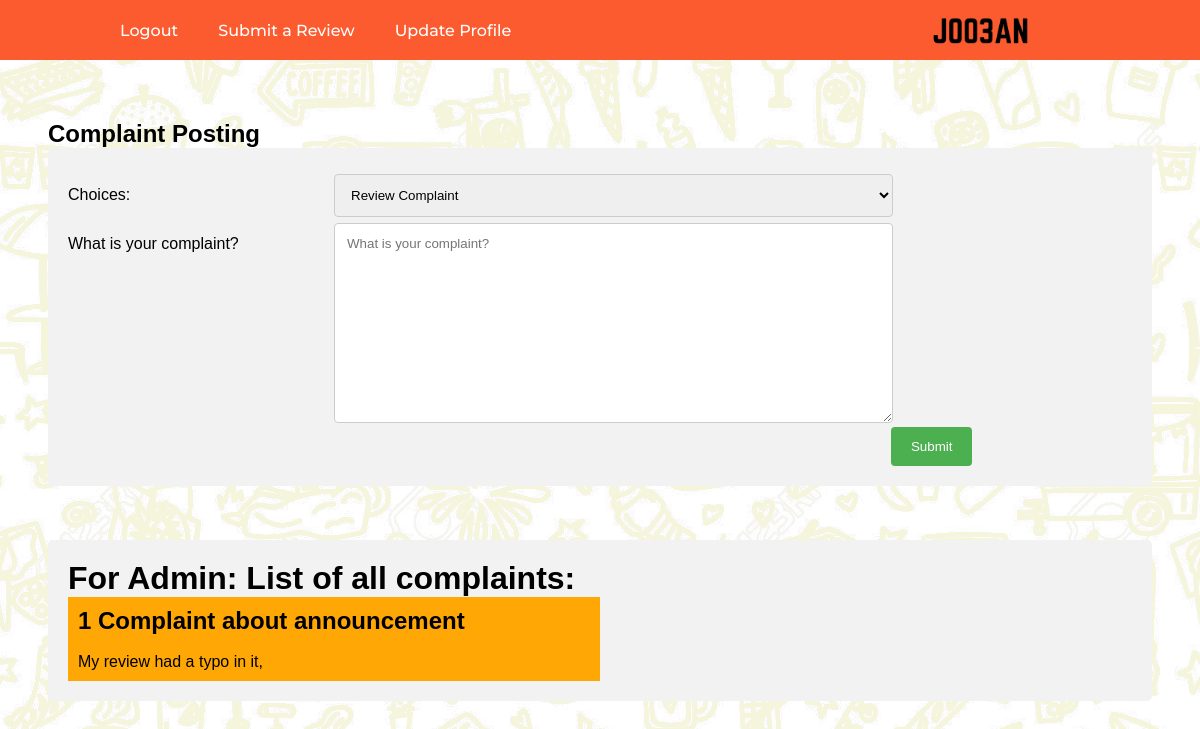
/complaint (signed in), run on an earlier commit of the app's database.
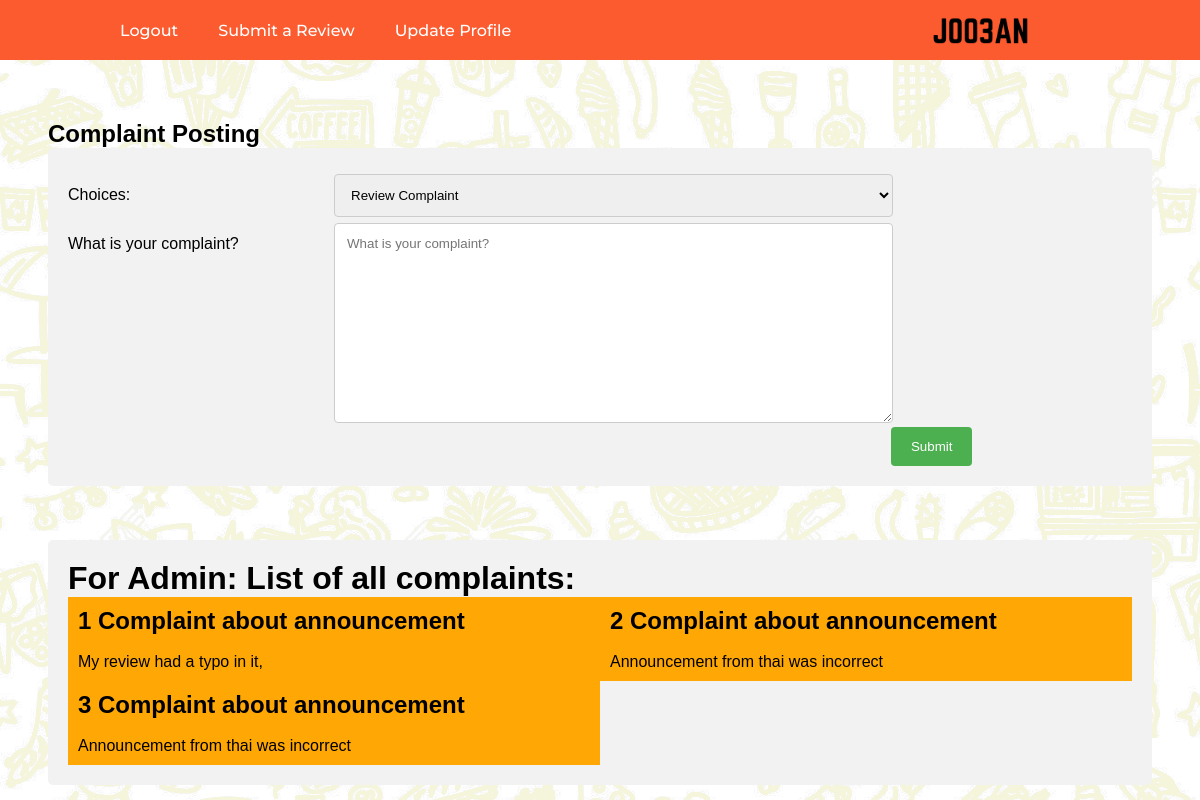
And on a later commit of the database.
### main/models.py (models this page shows)
class Complaint(models.Model):
    id = models.IntegerField(primary_key=True)
    choice = models.CharField(max_length = 200, null = True, default = "1")
    text = models.TextField(null=True)

### main/views.py (the view)
# urls.py: path('complaint',views.complaint,name="complaint"),
@login_required(login_url='login')
def complaint(request):
    if request.method == 'POST':
        form = ComplaintForm(request.POST)
        if form.is_valid():
            form.save()
            Complaint.objects.create(choice = form.cleaned_data.get('choice'), text = form.cleaned_data.get('text'))
            return render(request,'main/complaint_success.html',{'form':form})
    else:
        form = ComplaintForm(request.POST)
        complaints = Complaint.objects.all()
    return render(request,'main/complaint.html',{'form':form,'complaints':complaints})

### main/forms.py
class ComplaintForm(ModelForm):
    class Meta:
        model = Complaint
        fields = ('choice','text')
        exclude = ['id']

### main/templates/main/complaint.html (shortened to what this page needs)
{% include 'main/navbar.html' %}
{% load static %}
<html>
<head>
    <link rel="stylesheet" href="{% static '/css/index.css' %}">
    <link rel="stylesheet" href="https://cdnjs.cloudflare.com/ajax/libs/font-awesome/4.7.0/css/font-awesome.min.css">
    <link rel="stylesheet" href="{% static '/css/restaurant.css' %}">
</head>
<body style="margin: 0;
padding: 0;
font-family:Arial;
background-color:#F5F5DC;
background-image:url({% static 'images/food-doodles.jpg' %});
background-size:cover;
background-position: center;
background-blend-mode: lighten;
">
    <div style="margin-left:4%; margin-right:4%; margin-top:5%;">
        <h2>Complaint Posting</h2>
        <div class="container">
            <form method="POST" action="" enctype="multipart/form-data">
                <div class="row">
                    <div class="col-25">
                        <label for="attr">Choices:</label>
                    </div>
                    <div class="col-75">
                        <select id="attr" name="choice">
                            <option value="1">Review Complaint</option>
                        </select>
                    </div>
                    <div class="row">
                        <div class="col-25">
                            <label for="subject">What is your complaint?</label>
                        </div>
                        <div class="col-75">
                            <textarea id="subject" name="text" placeholder="What is your complaint?"
                                style="height:200px"></textarea>
                        </div>
                    </div>
                    <div class="row">
                        <input style="margin-right:15%;" type="submit" value="Submit">
                    </div>
            </form>
        </div>
    </div>
    <br><br><br>
    <div class="container">
        {% if request.user.is_superuser %}
        <h1>For Admin: List of all complaints:</h1>
        <div class="row">
            {% for complaint in complaints %}
            <div class="column" style="background-color:#ffa805;">
                {% if complaint.choice == 1 %}
              <h2> {{ forloop.counter }} Complaint about review </h2>
              {% else %}
              <h2> {{ forloop.counter }} Complaint about announcement</h2>
              {% endif %}
              <br/>
              <p> {{complaint.text}}</p>
            </div>
            {% endfor %}
          </div>
        {% endif %}
    </div>
</body>
</html>

What changed in the data, as far as the page shows it:
added Complaint: text "Announcement from thai was incorrect"
added Complaint: text "Announcement from thai was incorrect"
